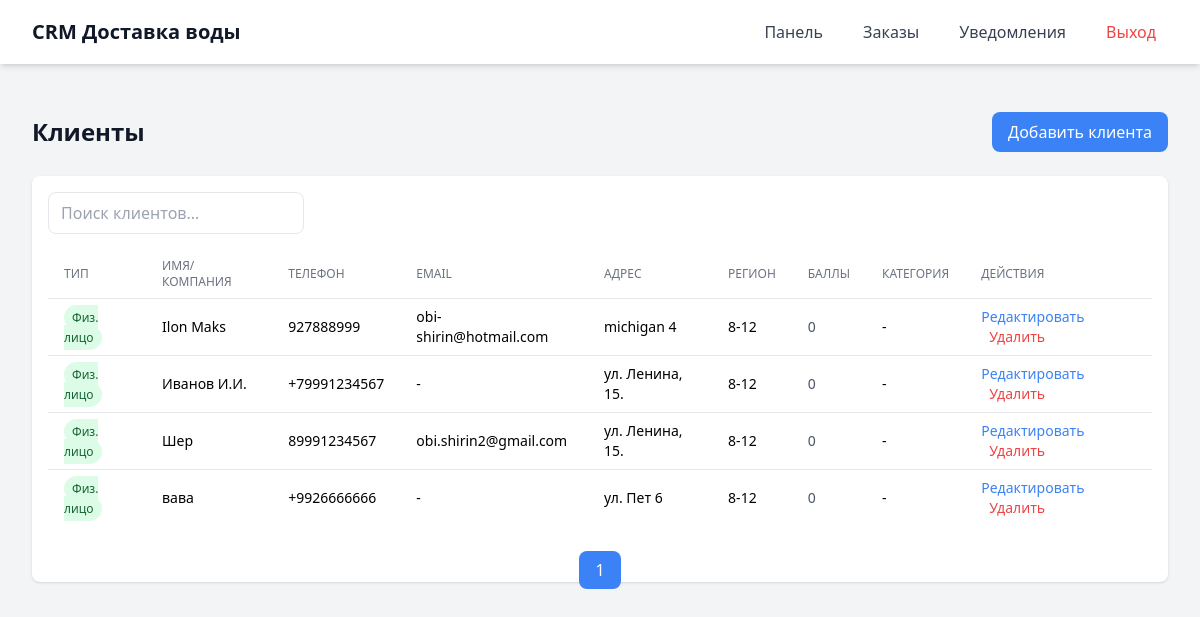
The app's page /clients/ (signed in) with its own data.
### crm/models.py (models this page shows, shortened)
class Client(models.Model):
    TYPE_CHOICES = [
        ('individual', 'Физическое лицо'),
        ('business', 'Юридическое лицо'),
    ]
    user = models.OneToOneField(User, on_delete=models.CASCADE, null=True, blank=True)
    name = models.CharField(max_length=100)
    phone_regex = RegexValidator(
        regex=r'^\+?1?\d{9,15}$',
        message="Номер телефона должен быть в формате: '+999999999'"
    )
    phone = models.CharField(validators=[phone_regex], max_length=20, unique=True)
    email = models.EmailField(blank=True)
    address = models.TextField()
    apartment = models.CharField(max_length=10, blank=True)
    floor = models.IntegerField(null=True, blank=True)
    entrance = models.CharField(max_length=10, blank=True)
    notes = models.TextField(blank=True)
    registration_date = models.DateTimeField(default=timezone.now)
    region = models.ForeignKey('Region', on_delete=models.SET_NULL, null=True, blank=True)
    client_type = models.CharField(max_length=20, choices=TYPE_CHOICES, default='individual')
    company_name = models.CharField(max_length=200, blank=True, null=True)
    tax_number = models.CharField(max_length=50, blank=True, null=True)
    contact_person = models.CharField(max_length=100, blank=True, null=True)
    category = models.ForeignKey(ClientCategory, on_delete=models.SET_NULL, null=True, blank=True)
    loyalty_points = models.DecimalField(max_digits=10, decimal_places=2, default=0)
    total_volume_purchased = models.DecimalField(max_digits=10, decimal_places=2, default=0)
    last_purchase_date = models.DateTimeField(null=True, blank=True)

class Region(models.Model):
    name = models.CharField(max_length=100, unique=True)
    description = models.TextField(blank=True)
    created_at = models.DateTimeField(default=timezone.now)

### crm/views.py (the view, shortened to what this page needs)
# urls.py: path('clients/', views.clients, name='clients'),
@login_required
def clients(request):
    search_query = request.GET.get('search', '')
    clients = Client.objects.select_related('region', 'category').all()
    clients = clients.annotate(
        orders_count=Count('order'),
        total_orders_volume=Sum('order__quantity'),
        last_order_date=Max('order__order_date')
    ).order_by('-last_order_date', 'name')
    paginator = Paginator(clients, 10)
    page_number = request.GET.get('page')
    page_obj = paginator.get_page(page_number)
    return render(request, 'clients.html', {
        'page_obj': page_obj,
        'search_query': search_query,
        'regions': Region.objects.all(),
        'categories': ClientCategory.objects.all(),
        'can_add_client': request.user.has_perm('crm.add_client'),
        'can_change_client': request.user.has_perm('crm.change_client'),
        'can_delete_client': request.user.has_perm('crm.delete_client'),
    })

### crm/templatetags/notification_tags.py (called while the page is built)
@register.simple_tag
def get_unread_notifications_count(user):
    if user.is_authenticated and hasattr(user, 'client'):
        return Notification.objects.filter(client=user.client, is_read=False).count()
    return 0

### templates/clients.html (shortened to what this page needs)
{% extends "base.html" %}
{% block content %}
<div class="space-y-6">
    <div class="flex flex-col sm:flex-row justify-between items-center">
        <h2 class="text-xl sm:text-2xl font-bold text-gray-900 mb-2 sm:mb-0">Клиенты</h2>
        {% if can_add_client %}
        <button onclick="showForm('client-form', null)" class="bg-blue-500 text-white px-4 py-2 rounded-lg hover:bg-blue-600">Добавить клиента</button>
        {% endif %}
    </div>
    <div class="bg-white rounded-lg shadow">
        <div class="p-4">
            <div class="mb-4">
                <input type="text" id="client-search" placeholder="Поиск клиентов..." class="w-full sm:w-64 border rounded-lg px-3 py-2">
            </div>
            <div class="overflow-x-auto">
                <table class="min-w-full divide-y divide-gray-200">
                    <thead>
                        <tr>
                            <th class="px-2 sm:px-4 py-2 text-left text-xs font-medium text-gray-500 uppercase">Тип</th>
                            <th class="px-2 sm:px-4 py-2 text-left text-xs font-medium text-gray-500 uppercase">Имя/Компания</th>
                            <th class="px-2 sm:px-4 py-2 text-left text-xs font-medium text-gray-500 uppercase">Телефон</th>
                            <th class="px-2 sm:px-4 py-2 text-left text-xs font-medium text-gray-500 uppercase">Email</th>
                            <th class="px-2 sm:px-4 py-2 text-left text-xs font-medium text-gray-500 uppercase">Адрес</th>
                            <th class="px-2 sm:px-4 py-2 text-left text-xs font-medium text-gray-500 uppercase">Регион</th>
                            <th class="px-2 sm:px-4 py-2 text-left text-xs font-medium text-gray-500 uppercase">Баллы</th>
                            <th class="px-2 sm:px-4 py-2 text-left text-xs font-medium text-gray-500 uppercase">Категория</th>
                            <th class="px-2 sm:px-4 py-2 text-left text-xs font-medium text-gray-500 uppercase">Действия</th>
                        </tr>
                    </thead>
                    <tbody id="client-table-body" class="divide-y divide-gray-200">
                        {% for client in page_obj %}
                        <tr>
                            <td class="px-2 sm:px-4 py-2 text-sm">
                                {% if client.client_type == 'business' %}
                                    <span class="bg-blue-100 text-blue-800 px-2 py-1 rounded-full text-xs">Юр. лицо</span>
                                {% else %}
                                    <span class="bg-green-100 text-green-800 px-2 py-1 rounded-full text-xs">Физ. лицо</span>
                                {% endif %}
                            </td>
                            <td class="px-2 sm:px-4 py-2 text-sm">
                                {% if client.client_type == 'business' %}
                                    {{ client.company_name }}<br>
                                    <span class="text-gray-500 text-xs">{{ client.contact_person }}</span>
                                {% else %}
                                    {{ client.name }}
                                {% endif %}
                            </td>
                            <td class="px-2 sm:px-4 py-2 text-sm">{{ client.phone }}</td>
                            <td class="px-2 sm:px-4 py-2 text-sm">{{ client.email|default:"-" }}</td>
                            <td class="px-2 sm:px-4 py-2 text-sm">{{ client.address }}</td>
                            <td class="px-2 sm:px-4 py-2 text-sm">{{ client.region.name|default:"Не указан" }}</td>
                            <td class="px-2 sm:px-4 py-2 text-sm">
                                <span class="font-medium {% if client.loyalty_points > 0 %}text-green-600{% else %}text-gray-600{% endif %}">
                                    {{ client.loyalty_points|floatformat:0 }}
                                </span>
                            </td>
                            <td class="px-2 sm:px-4 py-2 text-sm">
                                {% if client.category %}
                                    <span class="bg-purple-100 text-purple-800 px-2 py-1 rounded-full text-xs">
                                        {{ client.category.name }}
                                    </span>
                                {% else %}
                                    -
                                {% endif %}
                            </td>
                            <td class="px-2 sm:px-4 py-2 text-sm space-x-2">
                                {% if can_change_client %}
                                <button onclick="editClient({{ client.id }}, '{{ client.name|escapejs }}', '{{ client.phone|escapejs }}', '{{ client.email|escapejs }}', '{{ client.address|escapejs }}', '{{ client.apartment|escapejs }}', {{ client.floor|default:'null' }}, '{{ client.entrance|escapejs }}', {% if client.region %}'{{ client.region.id }}'{% else %}''{% endif %}, '{{ client.notes|escapejs }}', '{{ client.client_type }}', '{{ client.company_name|default:''|escapejs }}', '{{ client.tax_number|default:''|escapejs }}', '{{ client.contact_person|default:''|escapejs }}')" class="text-blue-500 hover:underline">Редактировать</button>
                                {% endif %}
                                {% if can_delete_client %}
                                <button onclick="showDeleteModal('{% url 'delete_client' client.id %}')" class="text-red-500 hover:underline">Удалить</button>
                                {% endif %}
                            </td>
                        </tr>
                        {% empty %}
                        <tr>
                            <td colspan="9" class="px-2 sm:px-4 py-2 text-center text-gray-500">Нет клиентов</td>
                        </tr>
                        {% endfor %}
                    </tbody>
                </table>
            </div>
        </div>
        <div class="mt-4 flex flex-col sm:flex-row justify-between items-center">
            <div class="space-x-2 mb-2 sm:mb-0">
                {% for num in page_obj.paginator.page_range %}
                    {% if num == page_obj.number %}
                        <span class="px-4 py-2 bg-blue-500 text-white rounded-lg">{{ num }}</span>
                    {% else %}
                        <a href="?page={{ num }}{% if search_query %}&search={{ search_query }}{% endif %}" class="px-4 py-2 text-blue-500 hover:underline">{{ num }}</a>
                    {% endif %}
                {% endfor %}
            </div>
        </div>
    </div>
</div>
{% endblock %}

### records on screen
Client: client_type "Физ. лицо", name "Ilon Maks", phone "927888999", email "obi-shirin@hotmail.com", address "michigan 4", region.name "8-12", loyalty_points "0"
Client: client_type "Физ. лицо", name "Иванов И.И.", phone "+79991234567", email "-", address "ул. Ленина, 15.", region.name "8-12", loyalty_points "0"
Client: client_type "Физ. лицо", name "Шер", phone "89991234567", email "obi.shirin2@gmail.com", address "ул. Ленина, 15.", region.name "8-12", loyalty_points "0"
Client: client_type "Физ. лицо", name "вава", phone "+9926666666", email "-", address "ул. Пет 6", region.name "8-12", loyalty_points "0"

### other values on screen
{{ num }} "1"
